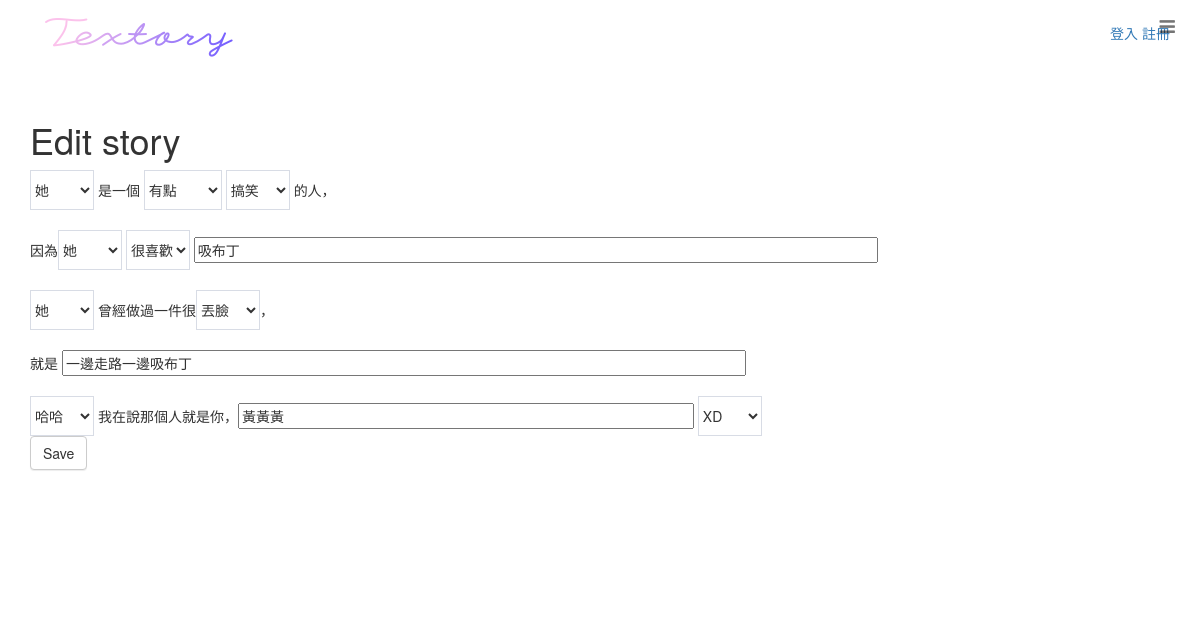
The page /story/1/edit/ on the database its author committed.
### story/models.py (models this page shows, shortened)
class Story(models.Model):
    author = models.ForeignKey(StoryAuthor, related_name='storys',null=True)
    category = models.ForeignKey(Category,null=True)
    adjective_t = models.ForeignKey(ThingAdjective,null=True)
    likes = models.PositiveIntegerField(default=0)
    users_like = models.ManyToManyField(settings.AUTH_USER_MODEL,
                                        related_name='story_liked',
                                        blank=True)
    sb_thing = models.CharField(max_length=50,null=True)
    sb_story = models.CharField(max_length=150,null=True)
    sb_name = models.CharField(max_length=30,null=True)
    SB_GENDER = (
        ('他','他'),
        ('她','她'),
    )
    sb_gender = models.CharField(max_length = 100,null=True,choices = SB_GENDER, )
    SB_ADV = (
        ('有點','有點'),
        ('非常','非常'),
        ('蠻','蠻'),
        ('超級','超級'),
        ('史上無敵','史上無敵'),
    )
    sb_adv = models.CharField(max_length = 100,null=True,choices = SB_ADV)
    SB_ADJ = (
        ('humor','humor'),
        ('奇怪','奇怪'),
        ('白目','白目'),
        ('有病','有病'),
        ('自戀','自戀'),
        ('搞笑','搞笑'),
        ('孤僻','孤僻'),
        ('嚴肅','嚴肅'),
        ('無趣','無趣'),
        ('奇耙','奇耙'),
        ('可怕','可怕'),
        ('笨蛋','笨蛋'),
        ('健忘','健忘'),
        ('厲害','厲害'),
        ('正常','正常'),
        ('懶惰','懶惰'),
    )
    sb_adj = models.CharField(max_length = 100,null=True,choices = SB_ADJ)
    SB_ABOUT = (
        ('很喜歡','很喜歡'),
        ('不喜歡','不喜歡'),
        ('不吃','不吃'),
        ('討厭','討厭'),
        ('怕','怕'),
        ('常常','常常'),
        ('很會','很會'),
        ('曾經','曾經'),
    )
    sb_about = models.CharField(max_length = 100,null=True,choices = SB_ABOUT)
    WHO = (
        ('我們','我們'),
        ('他','他'),
        ('她','她'),
    )
    who = models.CharField(max_length = 100,null=True,choices = WHO)
    STH_ADJ = (
        ('扯','扯'),
        ('蠢','蠢'),
        ('煩','煩'),
        ('北七','北七'),
        ('北爛','北爛'),
        ('誇張','誇張'),
        ('有趣','有趣'),
        ('好笑','好笑'),
        ('丟臉','丟臉'),
        ('瘋狂','瘋狂'),
        ('誇張','誇張'),
        ('無聊','無聊'),
        ('幼稚','幼稚'),
        ('難忘','難忘'),
        ('開心','開心'),
    )
    sth_adj = models.CharField(max_length = 100,null=True,choices = STH_ADJ)
    ITJCTS = (
        ('哎','哎'),
        ('哈哈','哈哈'),
        ('呵呵','呵呵'),
        ('顆顆','顆顆'),
        ('嘿丟','嘿丟'),
    )
    itjcts = models.CharField(max_length = 100,null=True,choices = ITJCTS)
    MARK = (
        ('~','~'),
        ('!','!'),
        ('!!!','!!!'),
        ('XD','XD'),
        ('>///<','>///<'),
        ('^^','^^'),
        (':)',':)'),
        ('。','。'),
    )
    mark = models.CharField(max_length = 100,null=True,choices = MARK)
    created_date = models.DateTimeField(
            default=timezone.now)
    published_date = models.DateTimeField(
            blank=True, null=True)

### story/views.py (the view)
# urls.py: url(r'^story/(?P<pk>[0-9]+)/edit/$', views.story_edit, name='story_edit'),
def story_edit(request, pk):
    story = get_object_or_404(Story, pk=pk)
    if request.method == "POST":
        form = StoryForm(request.POST, instance=story)
        if form.is_valid():
            story = form.save(commit=False)
            StoryAuthor = request.user
            story.published_date = timezone.now()
            story.save()
            return redirect('story_detail', pk=story.pk)
    else:
        form = StoryForm(instance=story)
    return render(request, 'story/story_edit.html', {'form': form})

### story/forms.py
class StoryForm(forms.ModelForm):
    sb_thing = forms.CharField(widget=forms.TextInput(attrs={'class':'abc1 el-input__inner el-input__inner_m', 'placeholder': '字數上限30字'}))
    sb_story = forms.CharField(widget=forms.TextInput(attrs={'class':'abc2 el-input__inner el-input__inner_m', 'placeholder': '字數上限30字'}))
    sb_name = forms.CharField(widget=forms.TextInput(attrs={'class':'abc3 el-input__inner el-input__inner_s'}))
    def __init__(self, *args, **kwargs):
         super(StoryForm, self).__init__(*args, **kwargs)
         for field_name in self.fields:
            field = self.fields.get(field_name)
            field.label =''
    class Meta:
        model = Story
        fields = (
            'sb_gender',
            'sb_adv',
            'sb_adj',
            'sb_about',
            'sb_thing',
            'who',
            'sth_adj',
            'sb_story',
            'itjcts',
            'sb_name',
            'mark',
            'category',
            'adjective_t'
        )

### story/templates/story/story_edit.html (shortened to what this page needs)
{% extends 'story/base.html' %}
{% block body %}
<div class="container">
  <h1>Edit story</h1>
  <form method="POST" class="post-form">
    <p>
      {{ form.sb_gender }} 是一個 {{ form.sb_adv }} {{ form.sb_adj }} 的人，
      <br><br>
      因為{{ form.sb_gender }} {{ form.sb_about }} {{ form.sb_thing }}
      <br><br>
      {{ form.who }} 曾經做過一件很{{ form.sth_adj }}，
      <br><br>
      就是 {{ form.sb_story }}
      <br><br>
      {{ form.itjcts }} 我在說那個人就是你，{{ form.sb_name }} {{ form.mark }}
      <br>
      <button type="submit" class="save btn btn-default">Save</button>
    </p>
  </form>
</div>
{% endblock %}

### static/css/story.css (style rules this page uses)
.container { margin-top: 100px; padding: 0 300px; }
select { height: 40px; background: #fff; border: 1px solid #d8dce5; }
.el-input__inner_m { width: 60%; }
.el-input__inner_s { width: 40%; }

### rows shown on the page
Story: sb_gender "她", sb_adv "有點", sb_adj "搞笑", sb_about "很喜歡", sb_thing "吸布丁", who "她", sth_adj "丟臉", sb_story "一邊走路一邊吸布丁", itjcts "哈哈", sb_name "黃黃黃", mark "XD"
